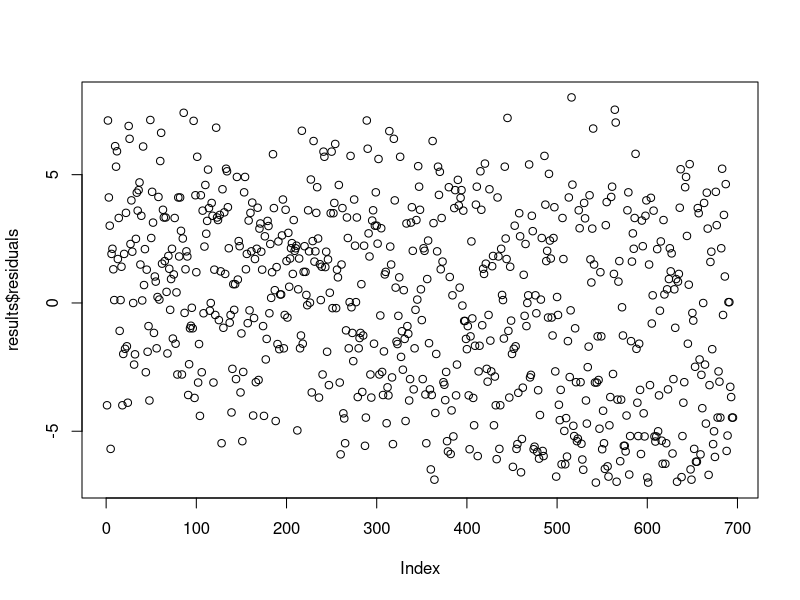

Write the R code that produced this figure.
## ---- chunk 1
mysleep <- sleep
mysleep
mysleep$Study <- "Study1"
mysleep$Study2 <- c("Study1", "Study2")
mysleep$noise <- rnorm(20)
mysleep$noise2 <- rnorm(10)
#mysleep$noise2 <- rnorm(8)
mysleep
## ---- chunk 2
mysleep <- sleep
mysleep$extra2 <- mysleep$extra * 2
mysleep$extra3 <- log(mysleep$extra + 10)
mysleep
mysleep$extra2 <- mysleep$extra2 - 4
mysleep
mysleep$extra2 <- NULL  # deletes the column
mysleep
mysleep$extra3 <- NA
mysleep
mysleep$three <- 3
mysleep
# mysleep$four <- c(1, 2, 3) # doesn't work
mysleep$five <- c(1, 2, 3, 4) # does work (recycling)
mysleep

#Examples of Repitition
rep(2, times = 10)
rep(2:4, 10)
rep(2:4, each = 10)
rep(2:4, times = 3, each = 10)
rep(1:2, 3, each = 5)
c(rep(1:2, 3, each = 5), rep(1:8, 2, each = 3), 1:10)

## ---- chunk 3
library(tidyr)
mysleep <- sleep
mysleep
levels(mysleep$group) <- c("pre", "post")

# spread(yourdata, factor.to.spread.by, column.with.values)
mysleep.wide <- spread(mysleep, group, extra)
mysleep.wide


# QUICK PRACTICE: compute gains
mysleep.wide$gains <- mysleep.wide$post - mysleep.wide$pre
mysleep.wide

# gather(yourdata, new.factor.column.name, measure.column.name, columns.to.gather)
mysleep.long <- gather(mysleep.wide, "treatment", "time", c("pre", "post")) 
#or can use pre:post which will take all columns between pre and post
                       

## ---- chunk 4
colnames(who)
head(who)

who.long <- gather(who, stuff, counts, new_sp_m014:newrel_f65)
head(who.long)

#split stuff column apart
#gsub can be used as a find and replace function - changing newrel into new_rel
who.long$stuff <- gsub("newrel", "new_rel", who.long$stuff)


#seperate function (dataframe, column name to seperate w/argument, vector of new column names)
who.long <- separate(who.long, stuff, sep = "_", c("newold", "type", "gender.age"))
summary(who.long)
head(who.long)

## ---- chunk 5
library(dplyr)
library(reshape2)

myff <- french_fries
head(myff)

# make long
myff.long <- gather(myff, flavor, rating, potato:painty)
head(myff.long)

# get "cell means"
#summarize, group by(data set, column 1, column 2), mean = ...)
ff.means <- summarize(group_by(myff.long, treatment, flavor), mean = mean(rating))
ff.means
ff.means <- summarize(group_by(myff.long, treatment, flavor), mean = mean(rating, na.rm = TRUE))
ff.means

# other summary computations
ff.summaries <- summarize(group_by(myff.long, treatment, flavor), mean = mean(rating, na.rm = TRUE), std.dev = sd(rating, na.rm = TRUE), N = length(rating))
ff.summaries

## ---- chunk 6
x <- 1:10
mean(log(x + 2))

(x + 2) %>% log() %>% mean()

summarize(group_by(myff.long, treatment, flavor), mean.rating = mean(rating, na.rm = TRUE))

# same as above, using the %>% operator
group_by(myff.long, treatment, flavor) %>% summarize(mean.rating = mean(rating, na.rm = TRUE))

## ---- chunk 7
sleep
sleep[sleep$group == 1, ]
filter(sleep, group == 1) # same results

sleep[sleep$group == 1 & sleep$extra > 0.2, ]
filter(sleep, group == 1, extra > 0.2) # same results

sleep[ , c("ID", "extra")]
select(sleep, ID, extra)
select(sleep, 3, 1)
select(sleep, c(3, 1))
#select(sleep, c("ID", "extra")) # doesn't work
select(sleep, c(ID, extra))
select_(sleep, "ID", "extra") # "underscore" variants of dplyr functions:
                              #   - can use strings to identify objects
                              #   - useful for more programmatic applications

## ---- chunk 8
myff <- french_fries
results <- lm(potato ~ treatment, data = myff)
results
summary(results)
# plot(results)
class(results)
names(results)
str(results)
plot(results$residuals)
results.summary <- summary(results)
names(results.summary)
results.summary$adj.r.squared
results.summary$coefficients
class(results.summary$coefficients)
condition.pvals <- results.summary$coefficients[c("treatment2", "treatment3"), "Pr(>|t|)"]
condition.pvals

# str(summary(results))
# ?lm
